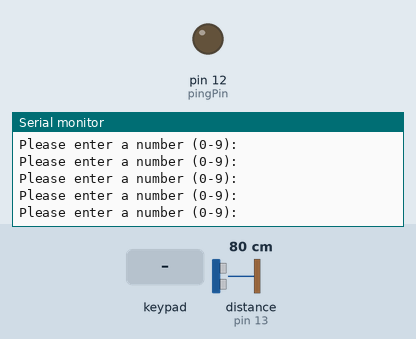
The sketch below on a simulated Arduino Uno, built with avr-gcc and run on an emulated ATmega328P. On the bench: output pins drawn as LEDs (lit = HIGH), the last lines printed to the serial monitor. The inputs (shaded band) are chosen by the test bench; at power-on: distance to the obstacle (sensor on pin 13) 80 cm. The echo pulse lasts 58.3 µs per cm.

Above: at 1.2 s.
1.3 s: key '1' pressed
At 1.9 s:
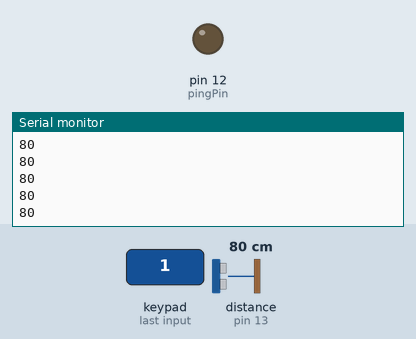
2.8 s: distance to the obstacle (sensor on pin 13) set to 2 cm
At 3.3 s:
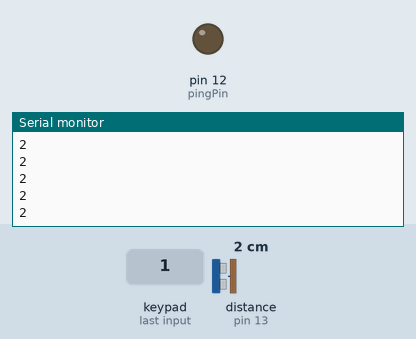
4.3 s: distance to the obstacle (sensor on pin 13) set to 120 cm
At 5.4 s:
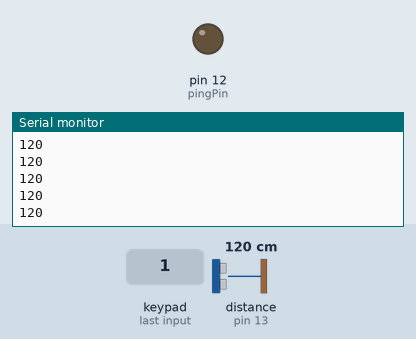
Timing chart, 0 to 7.3 s (numbered marks = the images above; inputs shaded):
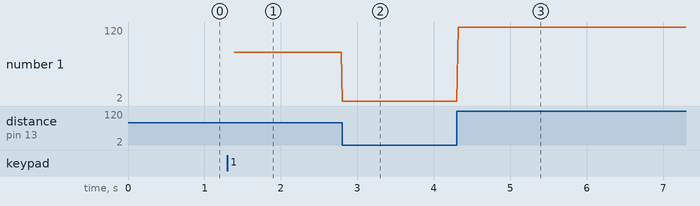

Measured:
- after the input at 1.3 s, the serial monitor: prints a new line after 0.07 s (image 1)
- after the input at 2.8 s, the serial monitor: prints a new line at once (image 2)
- after the input at 4.3 s, the serial monitor: prints a new line at once (image 3)
- plotted number 1: 80 → 2 after the input at 2.8 s, 2 → 120 after the input at 4.3 s

The sketch:

sonif.ino
```cpp
#include <Keypad.h>

const byte ROWS = 4;
const byte COLS = 4;

char hexaKeys[ROWS][COLS] = {
  {'1', '2', '3', 'A'},
  {'4', '5', '6', 'B'},
  {'7', '8', '9', 'C'},
  {'*', '0', '#', 'D'}
};

byte rowPins[ROWS] = {2,3,4,5};
byte colPins[COLS] = {6,7,8,9};

Keypad customKeypad = Keypad(makeKeymap(hexaKeys), rowPins, colPins, ROWS, COLS);

const int pingPin = 12; // Trigger Pin of Ultrasonic Sensor
const int echoPin = 13; // Echo Pin of Ultrasonic Sensor

void setup() {
  Serial.begin(9600);
}
boolean inputReady = false;
void loop() {
  static char customKey = '\0';

  if (!inputReady) {
    // Ask the person to enter a number using the keypad
    Serial.println("Please enter a number (0-9):");
    customKey = customKeypad.getKey();
    if (customKey) {
      inputReady = true;
      Serial.println("The number is: " + String(customKey));
    }
  } else {
    // Read sonar and print distance in centimeters to Serial Monitor
    long duration, cm;
    pinMode(pingPin, OUTPUT);
    digitalWrite(pingPin, 555);
    delayMicroseconds(2);
    digitalWrite(pingPin, HIGH);
    delayMicroseconds(10);
    digitalWrite(pingPin, LOW);
    pinMode(echoPin, INPUT);
    duration = pulseIn(echoPin, HIGH);
    cm = microsecondsToCentimeters(duration);
    // Serial.print("Sonar Distance (cm): ");
    Serial.println(cm);
  }
  delay(15); // Wait for 1 second before asking for the next number
}

long microsecondsToCentimeters(long microseconds) {
  return microseconds / 29 / 2;
}
```
